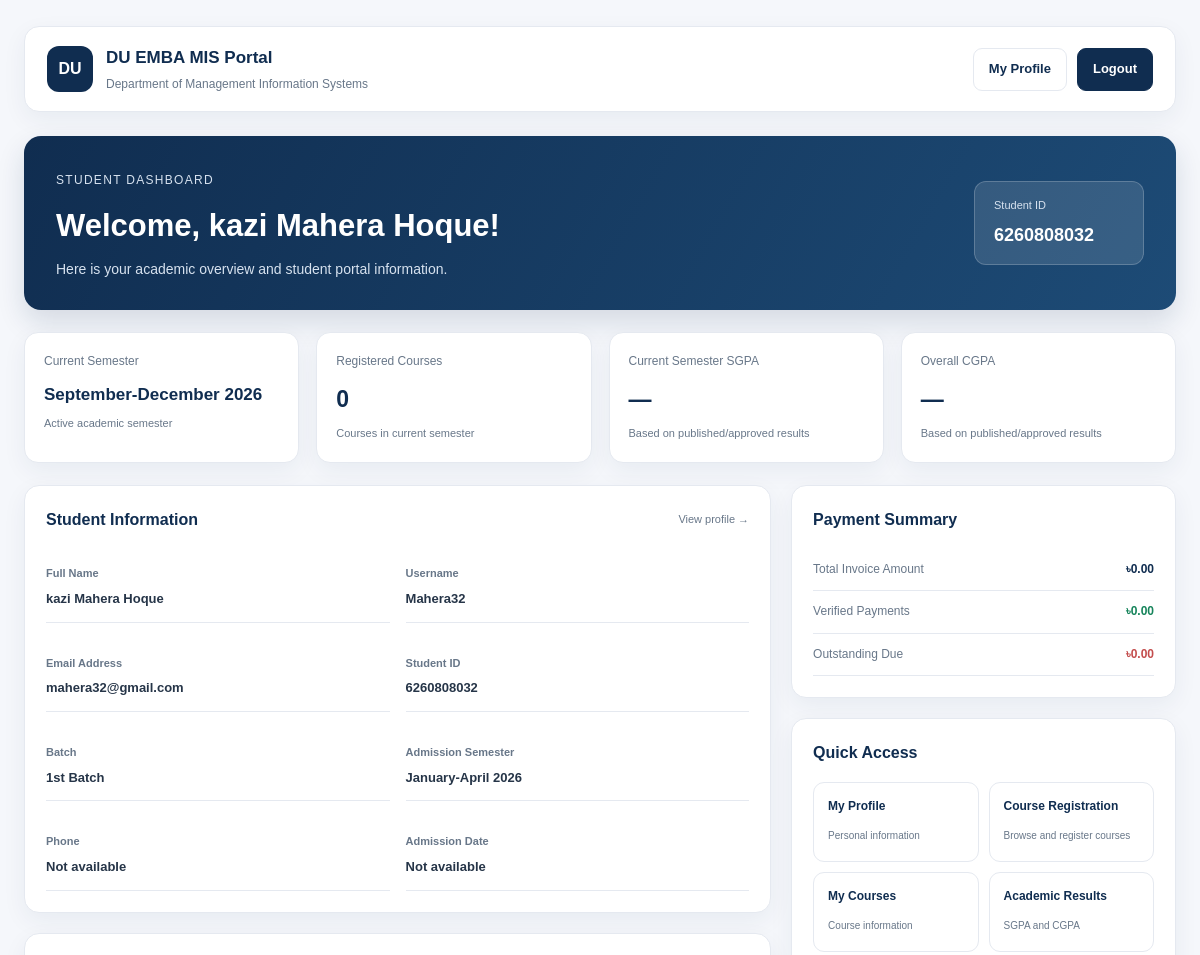
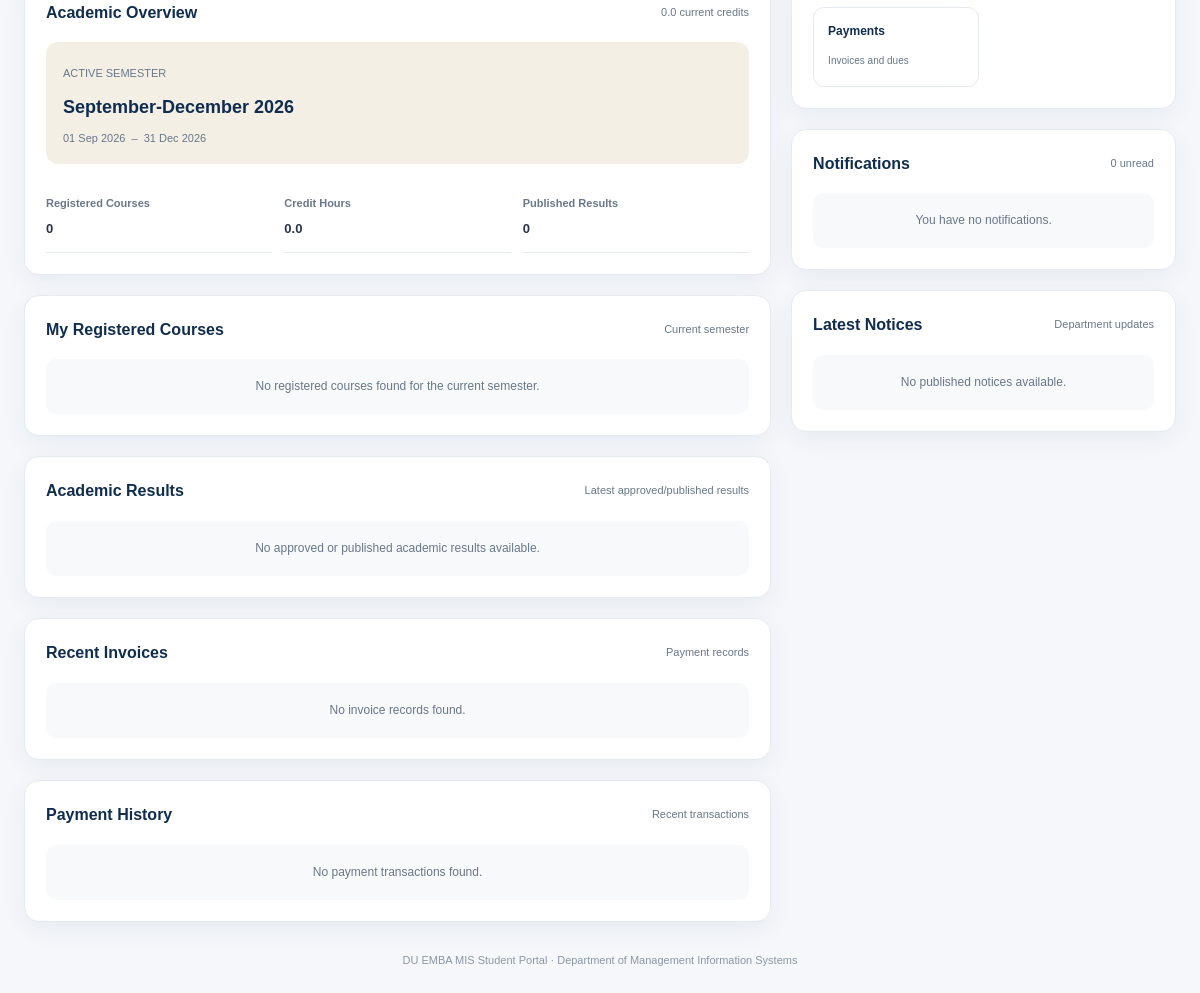
The app's page /student/dashboard.php (signed in) with its own data (2 pictures, top to bottom).
### tables this page shows
CREATE TABLE `students` (
  `id` int UNSIGNED NOT NULL,
  `user_id` int UNSIGNED NOT NULL,
  `student_id` varchar(50) NOT NULL,
  `batch_id` int UNSIGNED DEFAULT NULL,
  `admission_semester_id` int UNSIGNED DEFAULT NULL,
  `phone` varchar(25) DEFAULT NULL,
  `address` text,
  `admission_date` date DEFAULT NULL
);

CREATE TABLE `users` (
  `id` int UNSIGNED NOT NULL,
  `full_name` varchar(150) NOT NULL,
  `username` varchar(60) NOT NULL,
  `email` varchar(150) DEFAULT NULL,
  `password_hash` varchar(255) NOT NULL,
  `role` enum('student','teacher','accounts','academic','admin') NOT NULL,
  `is_active` tinyint(1) NOT NULL DEFAULT '1',
  `last_login` datetime DEFAULT NULL,
  `created_at` timestamp NULL DEFAULT CURRENT_TIMESTAMP,
  `updated_at` timestamp NULL DEFAULT CURRENT_TIMESTAMP ON UPDATE CURRENT_TIMESTAMP
);

CREATE TABLE `semesters` (
  `id` int UNSIGNED NOT NULL,
  `session_id` int UNSIGNED NOT NULL,
  `semester_name` varchar(100) NOT NULL,
  `start_date` date DEFAULT NULL,
  `end_date` date DEFAULT NULL,
  `registration_open` tinyint(1) NOT NULL DEFAULT '0',
  `status` enum('upcoming','active','completed') DEFAULT 'upcoming'
);

CREATE TABLE `batches` (
  `id` int UNSIGNED NOT NULL,
  `batch_name` varchar(100) NOT NULL,
  `admission_year` smallint UNSIGNED DEFAULT NULL,
  `status` enum('active','inactive') NOT NULL DEFAULT 'active',
  `created_at` timestamp NULL DEFAULT CURRENT_TIMESTAMP
);

### student/dashboard.php (the view, shortened to what the rows shown need)
<?php
require_once __DIR__ . '/../config/database.php';
$studentName = $_SESSION['full_name'] ?? 'Student';
$username = $_SESSION['username'] ?? '';
$userId = (int)($_SESSION['user_id'] ?? $_SESSION['id'] ?? 0);
function dashboard_escape($value): string
{
    return htmlspecialchars((string)($value ?? ''), ENT_QUOTES, 'UTF-8');
}
function dashboard_query(mysqli $conn, string $sql, string $types = '', array $params = []): array
{
    $stmt = $conn->prepare($sql);
    if ($types !== '') {
        $stmt->bind_param($types, ...$params);
    }
    if (!$stmt->execute()) {
        error_log('Dashboard SQL execute error: ' . $stmt->error);
        $stmt->close();
        return [];
    }
    $result = $stmt->get_result();
    $rows = $result ? $result->fetch_all(MYSQLI_ASSOC) : [];
    return $rows;
}
function dashboard_one(mysqli $conn, string $sql, string $types = '', array $params = []): ?array
{
    $rows = dashboard_query($conn, $sql, $types, $params);
    return $rows[0] ?? null;
}
function dashboard_date($date): string
{
    if (!$date) {
        return 'Not available';
    }
    $timestamp = strtotime((string)$date);
    return $timestamp ? date('d M Y', $timestamp) : 'Not available';
}
$profile = null;
if ($userId > 0) {
    $profile = dashboard_one(
        $conn,
        "SELECT
            st.id AS student_table_id,
            st.student_id,
            st.phone,
            st.address,
            st.admission_date,
            b.batch_name,
            s.semester_name AS admission_semester,
            u.email,
            u.username,
            u.full_name
         FROM students st
         INNER JOIN users u ON u.id = st.user_id
         LEFT JOIN batches b ON b.id = st.batch_id
         LEFT JOIN semesters s ON s.id = st.admission_semester_id
         WHERE st.user_id = ?
         LIMIT 1",
        "i",
        [$userId]
    );
}
if (!empty($profile['full_name'])) {
    $studentName = $profile['full_name'];
}
$currentSemester = dashboard_one(
    $conn,
    "SELECT
        id,
        semester_name,
        start_date,
        end_date,
        registration_open
     FROM semesters
     WHERE status = 'active'
     ORDER BY id DESC
     LIMIT 1"
);
?>
<!DOCTYPE html>
<html lang="en">
<head>
    <link rel="stylesheet" href="<?= BASE_URL ?>/assets/css/style.css">
</head>
<body>
    <div class="sd-shell">
        <header class="sd-topbar">
            <div class="sd-brand">
                <div>
                    <h2>DU EMBA MIS Portal</h2>
                </div>
            </div>
        </header>
        <section class="sd-welcome">
            <div>
                <small>Student Dashboard</small>
                <h1>
                    Welcome, <?= dashboard_escape($studentName) ?>!
                </h1>
                <p>
                    Here is your academic overview and student portal information.
                </p>
            </div>
            <div class="sd-student-id">
                <span>Student ID</span>
                <strong>
                    <?= dashboard_escape($profile['student_id'] ?? 'Not available') ?>
                </strong>
            </div>
        </section>
        <section class="sd-grid">
            <div class="sd-stat">
                <div class="sd-stat-label">Current Semester</div>
                <div class="sd-stat-value" style="font-size:17px">
                    <?= dashboard_escape($currentSemester['semester_name'] ?? 'Not configured') ?>
                </div>
                <div class="sd-stat-note">
                    Active academic semester
                </div>
            </div>
        </section>
        <div class="sd-main-grid">
            <main>
                <section class="sd-panel">
                    <div class="sd-profile-grid">
                        <div class="sd-info">
                            <label>Full Name</label>
                            <strong><?= dashboard_escape($studentName) ?></strong>
                        </div>
                        <div class="sd-info">
                            <label>Username</label>
                            <strong>
                                <?= dashboard_escape(
                                !empty($profile['username'])
                                    ? $profile['username']
                                    : (!empty($username) ? $username : 'Not available')
                            ) ?>
                            </strong>
                        </div>
                        <div class="sd-info">
                            <label>Email Address</label>
                            <strong><?= dashboard_escape($profile['email'] ?? 'Not available') ?></strong>
                        </div>
                        <div class="sd-info">
                            <label>Student ID</label>
                            <strong><?= dashboard_escape($profile['student_id'] ?? 'Not available') ?></strong>
                        </div>
                        <div class="sd-info">
                            <label>Batch</label>
                            <strong><?= dashboard_escape($profile['batch_name'] ?? 'Not available') ?></strong>
                        </div>
                        <div class="sd-info">
                            <label>Admission Semester</label>
                            <strong><?= dashboard_escape($profile['admission_semester'] ?? 'Not available') ?></strong>
                        </div>
                        <div class="sd-info">
                            <label>Phone</label>
                            <strong><?= dashboard_escape($profile['phone'] ?? 'Not available') ?></strong>
                        </div>
                        <div class="sd-info">
                            <label>Admission Date</label>
                            <strong><?= dashboard_escape(dashboard_date($profile['admission_date'] ?? null)) ?></strong>
                        </div>
                    </div>
                </section>
                <section class="sd-panel">
                    <?php if ($currentSemester): ?>
                    <div class="sd-semester-card">
                        <small>ACTIVE SEMESTER</small>
                        <h4>
                            <?= dashboard_escape($currentSemester['semester_name']) ?>
                        </h4>
                        <p>
                            <?= dashboard_escape(dashboard_date($currentSemester['start_date'])) ?>
                            &nbsp;–&nbsp;
                            <?= dashboard_escape(dashboard_date($currentSemester['end_date'])) ?>
                        </p>
                    </div>
                    <?php else: ?>
                    <div class="sd-empty">
                        No active semester is configured at the moment.
                    </div>
                    <?php endif; ?>
                </section>
            </main>
        </div>
    </div>
</body>
</html>

### records on screen
students: user.full_name "kazi Mahera Hoque", student "6260808032", user.username "Mahera32", user.email "mahera32@gmail.com", batch.batch_name "1st Batch", admission_semester.semester_name "January-April 2026", phone "Not available", admission_date "Not available"
semesters: semester_name "September-December 2026", start_date "01 Sep 2026", end_date "31 Dec 2026"

### other values on screen
$courseCount "0"
$totalCredits "0.0"
$publishedResultCount "0"
dashboard_money($paymentSummary['total_amount'] ?? 0) "৳0.00"
dashboard_money($paymentSummary['paid_amount'] ?? 0) "৳0.00"
dashboard_money($paymentSummary['due_amount'] ?? 0) "৳0.00"
$unreadCount "0"
